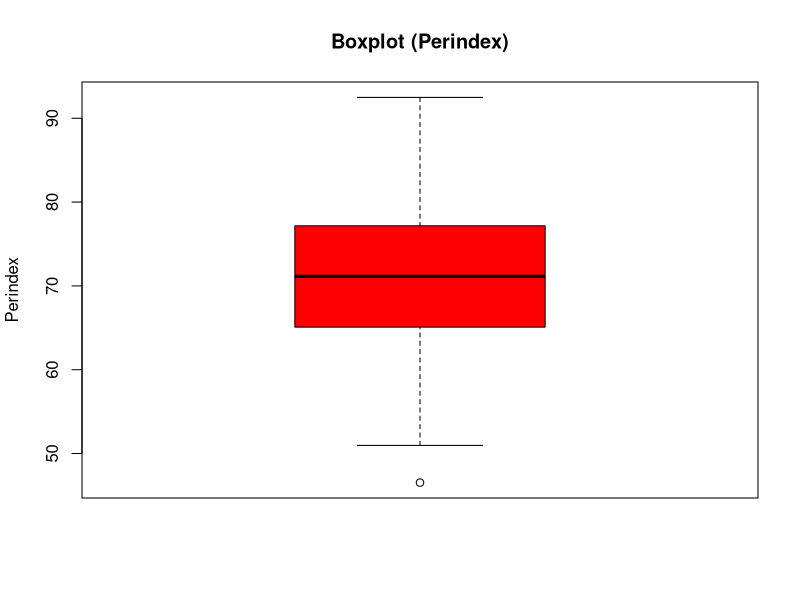
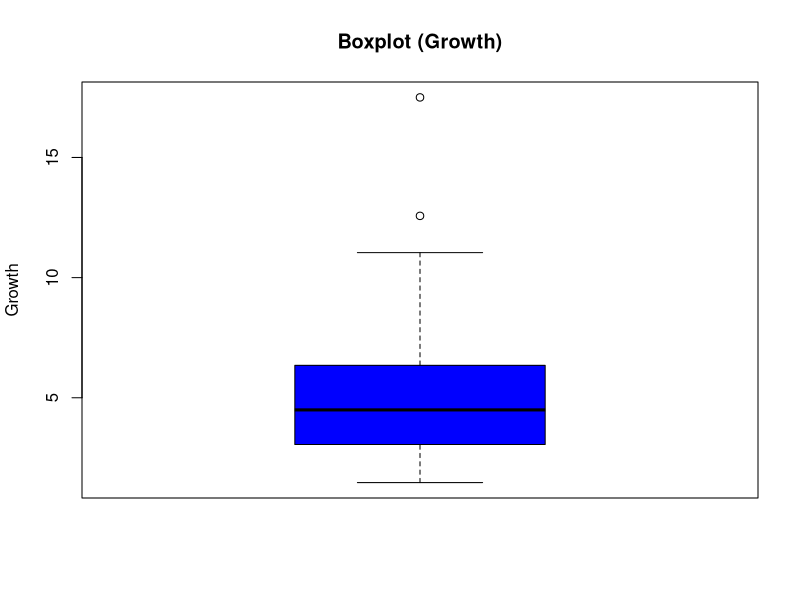

These figures' R source, in order:

retail_data <- read.csv("../../../data/0104_exploratory_data_analysis/descriptive_statistics/Retail_Data.csv", header = TRUE)
summary(retail_data)

boxplot(retail_data$Perindex, data = retail_data, main = "Boxplot (Perindex)", ylab = "Perindex", col = "red")
boxplot(retail_data$Growth, data = retail_data, main = "Boxplot (Growth)", ylab = "Growth", col = "blue")

mean(retail_data$Perindex, na.rm = TRUE)
mean(retail_data$Growth, na.rm = TRUE)

mean(retail_data$Perindex, 0.05, na.rm = TRUE)
mean(retail_data$Growth, 0.05, na.rm = TRUE)

mean(retail_data$Perindex, 0.10, na.rm = TRUE)
mean(retail_data$Growth, 0.10, na.rm = TRUE)

median(retail_data$Perindex, na.rm = TRUE)
median(retail_data$Growth, na.rm = TRUE)

table(retail_data$Zone)

range_p <- range(retail_data$Perindex, na.rm = TRUE)
diff(range_p)

range_g <- range(retail_data$Growth, na.rm = TRUE)
diff(range_g)

IQR(retail_data$Perindex, na.rm = TRUE)
IQR(retail_data$Growth, na.rm = TRUE)

sd(retail_data$Perindex, na.rm = TRUE)
sd(retail_data$Growth, na.rm = TRUE)

var(retail_data$Perindex, na.rm = TRUE)
var(retail_data$Growth, na.rm = TRUE)

sd(retail_data$Perindex, na.rm = TRUE) / mean(retail_data$Perindex, na.rm = TRUE)
sd(retail_data$Growth, na.rm = TRUE) / mean(retail_data$Growth, na.rm = TRUE)
